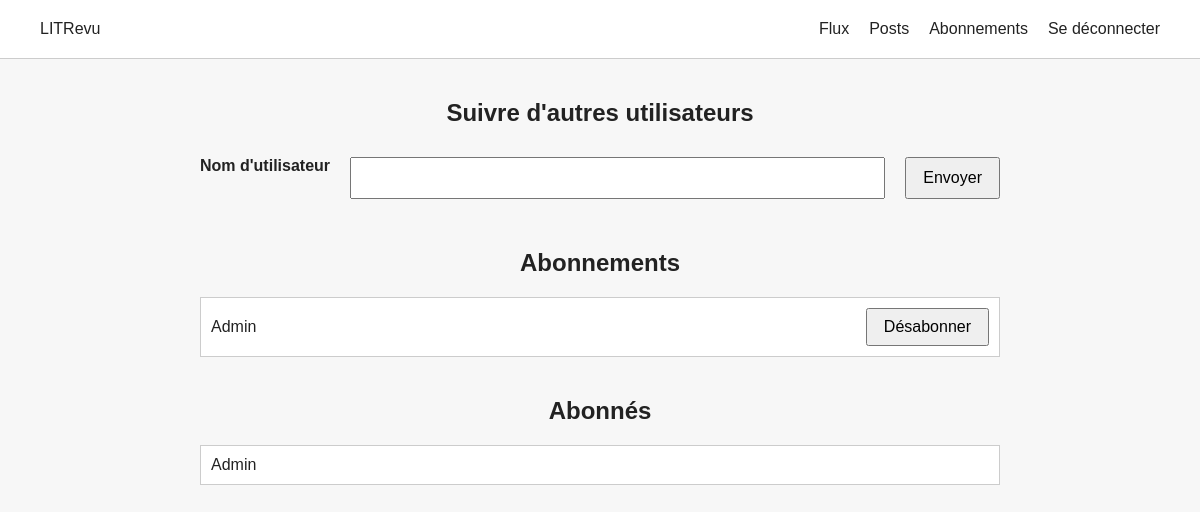
The page /follows/ (signed in) on the database as committed earlier.
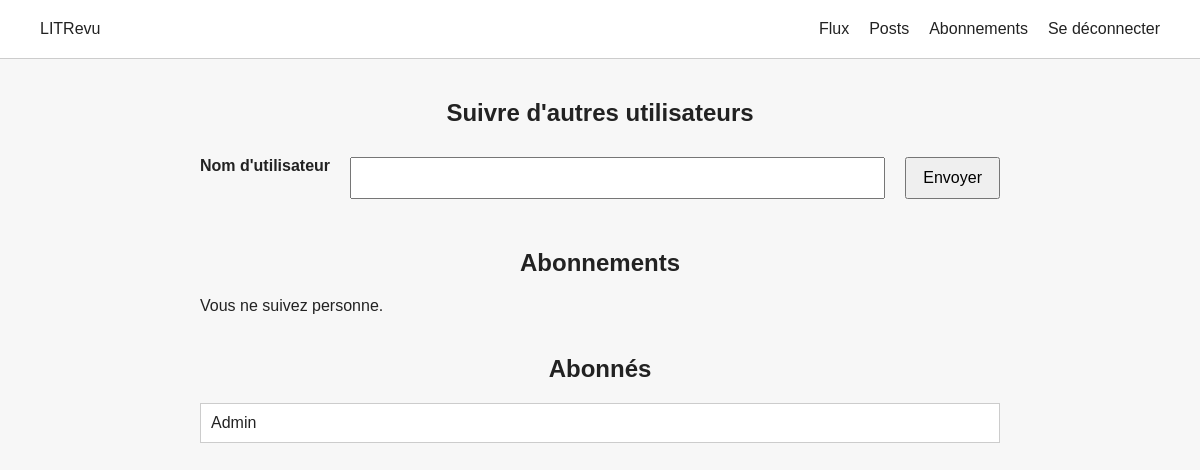
The same page on the database as committed later.
### reviews/models.py (models this page shows)
class UserFollows(models.Model):
    user = models.ForeignKey(
        to=settings.AUTH_USER_MODEL,
        on_delete=models.CASCADE,
        related_name='following'
    )
    followed_user = models.ForeignKey(
        to=settings.AUTH_USER_MODEL,
        on_delete=models.CASCADE,
        related_name='followed_by'
    )
    class Meta:
        unique_together = ('user', 'followed_user', )

### authentication/models.py (models this page shows)
class User(AbstractUser):
    pass

### reviews/views.py (the view, shortened to what this page needs)
# urls.py: path('follows/', views.follow_users, name='follow_users'),
@login_required
def follow_users(request):
    form = FollowUserForm()
    following = UserFollows.objects.filter(
        user=request.user
    )
    followers = UserFollows.objects.filter(
        followed_user=request.user
    )
    return render(
        request,
        'reviews/follow_users.html',
        {
            'form': form,
            'following': following,
            'followers': followers,
        },
    )

### reviews/forms.py
class FollowUserForm(forms.Form):
    username = forms.CharField(max_length=150)

### reviews/templates/reviews/follow_users.html (shortened to what this page needs)
{% extends 'base.html' %}
{% block content %}
    <section class="follows-page">
        <h1>Suivre d'autres utilisateurs</h1>
        <form method="post" class="follow-form">
            <label for="{{ form.username.id_for_label }}">
                Nom d'utilisateur
            </label>
            {{ form.username }}
            <button type="submit">
                Envoyer
            </button>
        </form>
        <h2>Abonnements</h2>
        <div class="follow-list">
            {% for follow in following %}
                <div class="follow-row">
                    <span>
                        {{ follow.followed_user.username }}
                    </span>
                    <form
                        method="post"
                        action="{% url 'unfollow_user' follow.followed_user.id %}"
                    >
                        <button type="submit">
                            Désabonner
                        </button>
                    </form>
                </div>
            {% empty %}
                <p>Vous ne suivez personne.</p>
            {% endfor %}
        </div>
        <h2>Abonnés</h2>
        <div class="follow-list">
            {% for follow in followers %}
                <div class="follow-row">
                    <span>{{ follow.user.username }}</span>
                </div>
            {% empty %}
                <p>Vous n'avez aucun abonné.</p>
            {% endfor %}
        </div>
    </section>
{% endblock %}

### reviews/templates/base.html (shortened to what this page needs)
{% load static %}
<!DOCTYPE html>
<html lang="fr">
<head>
    <link rel="stylesheet" href="{% static 'reviews/style.css' %}">
</head>
<body>
    <header>
        {% if user.is_authenticated %}
            <a href="{% url 'feed' %}">LITRevu</a>
            <nav>
                <a href="{% url 'feed' %}">Flux</a>
                <a href="{% url 'posts' %}">Posts</a>
                <a href="{% url 'follow_users' %}">Abonnements</a>
                <a href="{% url 'logout' %}">Se déconnecter</a>
            </nav>
        {% else %}
            <span>LITRevu</span>
        {% endif %}
    </header>
    <main>
        {% block content %}
        {% endblock %}
    </main>
</body>
</html>

### reviews/static/reviews/style.css (style rules this page uses)
body { margin: 0; font-family: Arial, sans-serif; background: #f7f7f7; color: #222; }
header { display: flex; justify-content: space-between; align-items: center; padding: 20px 40px; border-bottom: 1px solid #ccc; background: white; }
header a { color: #222; text-decoration: none; }
nav { display: flex; gap: 20px; }
main { max-width: 900px; margin: 40px auto; padding: 0 20px; }
a { color: #333; }
button, input, textarea, select { font: inherit; }
button { padding: 8px 16px; cursor: pointer; }
.follows-page { max-width: 800px; margin: 0 auto; }
.follows-page h1, .follows-page h2 { text-align: center; }
.follow-form { display: flex; gap: 20px; margin: 30px 0 50px; }
.follow-form input { flex: 1; padding: 10px; }
.follow-list { margin-bottom: 40px; }
.follow-row { display: flex; justify-content: space-between; align-items: center; padding: 10px; border: 1px solid #ccc; background: white; }
.follow-form label { font-weight: bold; }

Rows that differ between the two databases and show on the page:
removed UserFollows: followed_user.username "Admin", shown under "Abonnements"
Other text that changed with them:
text now shown: "Vous ne suivez personne."
